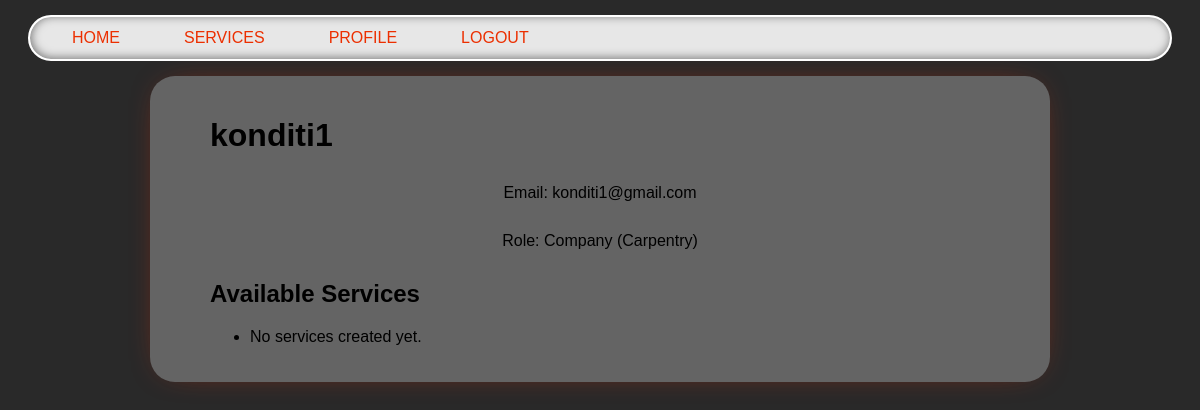
The page /register/profile/ (signed in) on the database its author committed.
### users/models.py (models this page shows, shortened)
class User(AbstractUser):
    is_company = models.BooleanField(default=False)
    is_customer = models.BooleanField(default=False)
    email = models.CharField(max_length=100, unique=True)
    USERNAME_FIELD = 'email'
    REQUIRED_FIELDS = ['username']

class Company(models.Model):
    FIELD_CHOICES = [
        ('Air Conditioner', 'Air Conditioner'),
        ('All in One', 'All in One'),
        ('Carpentry', 'Carpentry'),
        ('Electricity', 'Electricity'),
        ('Gardening', 'Gardening'),
        ('Home Machines', 'Home Machines'),
        ('House Keeping', 'House Keeping'),
        ('Interior Design', 'Interior Design'),
        ('Locks', 'Locks'),
        ('Painting', 'Painting'),
        ('Plumbing', 'Plumbing'),
        ('Water Heaters', 'Water Heaters'),
    ]
    user = models.OneToOneField(
        User, on_delete=models.CASCADE, primary_key=True
    )
    field = models.CharField(max_length=70, choices=FIELD_CHOICES, blank=False, null=False)
    rating = models.IntegerField(
        validators=[MaxValueValidator(5), MinValueValidator(0)], default=0
    )

### users/views.py (the view)
# urls.py: path('profile/', v.user_profile, name='user_profile'),
@login_required
def user_profile(request):
    user = request.user
    if hasattr(user, 'customer'):
        is_customer = True
        is_company = False
        services = ServiceRequest.objects.filter(customer=user.customer)
    elif hasattr(user, 'company'):
        is_customer = False
        is_company = True
        services = Service.objects.filter(company=user.company)
    else:
        is_customer = is_company = False
        services = None
    return render(request, 'users/profile.html', {
        'user': user,
        'is_customer': is_customer,
        'is_company': is_company,
        'services': services
    })

### users/templates/users/profile.html (shortened to what this page needs)
{% extends 'main/base.html' %}
{% block content %}
    <div>
        <h1>{{ user.username }}</h1>
        <p>Email: {{ user.email }}</p>
        {% if is_customer %}
            <p>Role: Customer</p>
            <h2>Your Requested Services</h2>
            <ul>
                {% for service_request in services %}
                    <li>{{ service_request.service.name }} - {{ service_request.service.price_hour }} >> {{ service_request.date_requested }}</li>
                {% empty %}
                    <li>No services requested yet.</li>
                {% endfor %}
            </ul>
        {% elif is_company %}
            <p>Role: Company ({{ user.company.field }})</p>
            <h2>Available Services</h2>
            <ul>
                {% for service in services %}
                <div style="display: ruby;">
                    <div class='service_list_info'>
                        <li><a href="/services/{{ service.id }}">{{ service.name }}</a> -- {{ service.price_hour }}€/hour</li>
                        <pre>{{ service.description }}</pre>
                    </div>
                    </p>
                </div>
                {% empty %}
                    <li>No services created yet.</li>
                {% endfor %}
            </ul>
        {% endif %}
    </div>
{% endblock %}

### static/css/style.css (style rules this page uses)
body { background: #292929; font-family: 'Lexend Exa', sans-serif; padding: 0; margin: 0; }
.content p { text-align: center; margin: 30px 0px; white-space: pre-line; }

### rows shown on the page
User: username "konditi1", email "konditi1@gmail.com", company.field "Carpentry"
